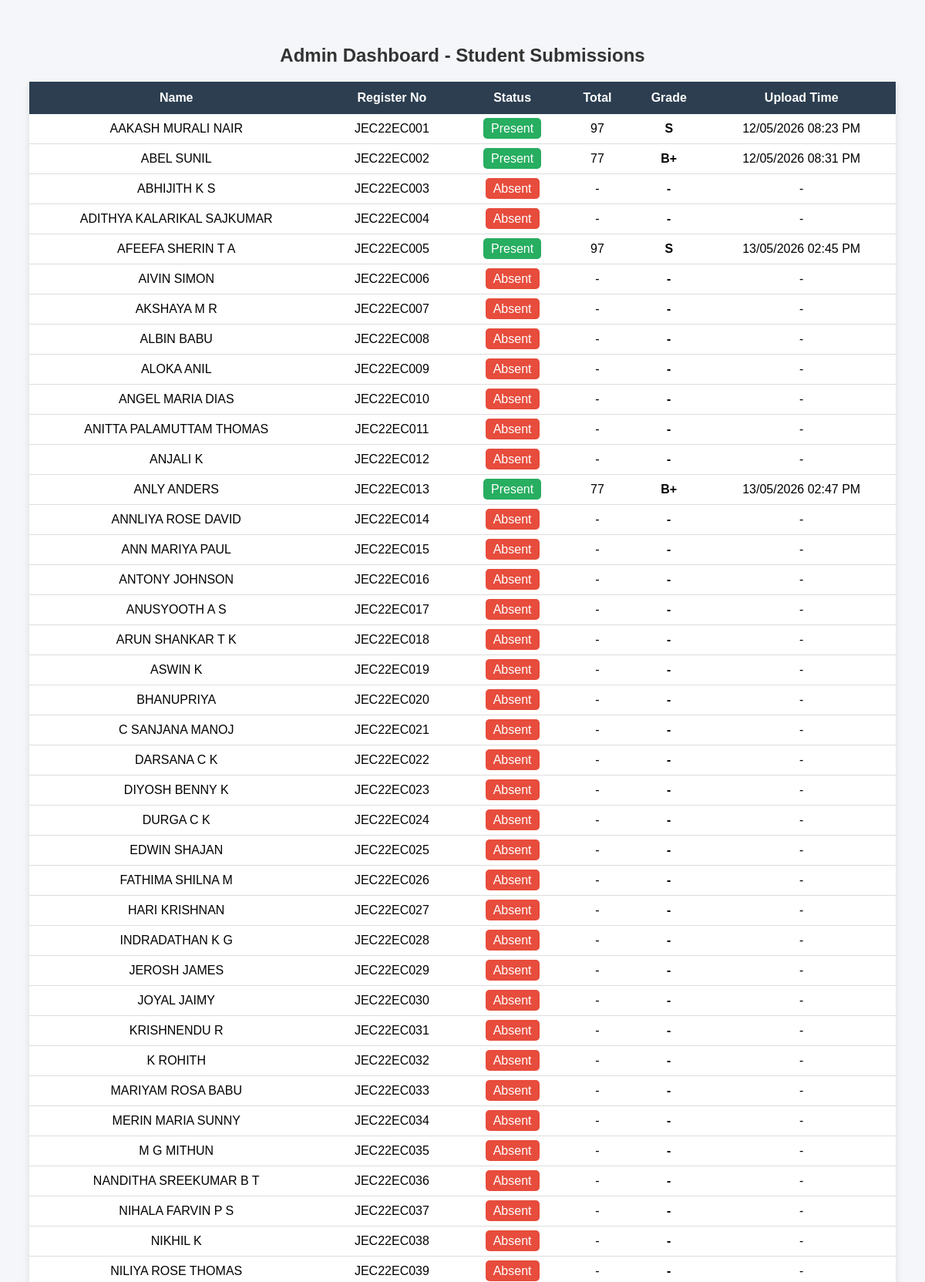
The app's page /admin/dashboard (upper part) with its own data.
### tables this page shows
CREATE TABLE results (
        id INTEGER PRIMARY KEY AUTOINCREMENT,
        user_id INTEGER,
        total INTEGER,
        percentage REAL,
        grade TEXT,
        details TEXT,
        timestamp TEXT,
        FOREIGN KEY(user_id) REFERENCES users(id)
    );

CREATE TABLE users (
        id INTEGER PRIMARY KEY AUTOINCREMENT,
        name TEXT,
        register_no TEXT UNIQUE,
        password TEXT,
        role TEXT
    );

### app.py (the view)
@app.route("/admin/dashboard")
def admin_dashboard():
    conn = sqlite3.connect("edutech.db")
    cursor = conn.cursor()
    cursor.execute("""
    SELECT users.name,
           users.register_no,
           CASE
               WHEN results.user_id IS NULL THEN 'Absent'
               ELSE 'Present'
           END AS status,
           results.total,
           results.grade,
           results.timestamp

    FROM users
    LEFT JOIN results
    ON users.id = results.user_id
    WHERE users.role='student'
    ORDER BY users.register_no
    """)
    data = cursor.fetchall()
    formatted_data = []
    for row in data:
        timestamp = row[5]
        if timestamp:
            dt = datetime.strptime(timestamp, "%Y-%m-%d %H:%M:%S")
            timestamp = dt.strftime("%d/%m/%Y %I:%M %p")
        else:
            timestamp = "-"
        formatted_data.append((
            row[0],  # name
            row[1],  # register_no
            row[2],  # status
            row[3],  # total
            row[4],  # grade
            timestamp
        ))
    conn.close()
    return render_template("admin_dashboard.html", data= formatted_data)

### templates/admin_dashboard.html (shortened to what this page needs)
<!DOCTYPE html>
<html>
<head>
</head>
<body>
<h2>Admin Dashboard - Student Submissions</h2>
<table>
<tr>
<th>Name</th>
<th>Register No</th>
<th>Status</th>
<th>Total</th>
<th>Grade</th>
<th>Upload Time</th>
</tr>
{% for row in data %}
<tr>
<td>{{ row[0] }}</td>
<td>{{ row[1] }}</td>
<td>
{% if row[2] == "Present" %}
<span class="present">Present</span>
{% else %}
<span class="absent">Absent</span>
{% endif %}
</td>
<td>{{ row[3] if row[3] else "-" }}</td>
<td class="grade">{{ row[4] if row[4] else "-" }}</td>
<td>{{ row[5] if row[5] else "Not Submitted" }}</td>
</tr>
{% endfor %}
</table>
</body>
</html>

### templates/admin_dashboard.html (style rules this page uses)
body { font-family: Arial; background:#f4f6f9; padding:30px; }
h2 { text-align:center; color:#333; }
table { width:100%; border-collapse:collapse; background:white; box-shadow:0 4px 10px rgba(0,0,0,0.1); }
th { background:#2c3e50; color:white; padding:12px; }
td { padding:10px; text-align:center; border-bottom:1px solid #ddd; }
.present { color:white; background:#27ae60; padding:5px 10px; border-radius:5px; }
.absent { color:white; background:#e74c3c; padding:5px 10px; border-radius:5px; }
.grade { font-weight:bold; }

### records on screen
results: name "AAKASH MURALI NAIR", register_no "JEC22EC001", shows "Present", total "97", grade "S", timestamp "12/05/2026 08:23 PM"
results: name "ABEL SUNIL", register_no "JEC22EC002", shows "Present", total "77", grade "B+", timestamp "12/05/2026 08:31 PM"
users: name "ABHIJITH K S", register_no "JEC22EC003", shows "Absent", row "-"
users: name "ADITHYA KALARIKAL SAJKUMAR", register_no "JEC22EC004", shows "Absent", row "-"
results: name "AFEEFA SHERIN T A", register_no "JEC22EC005", shows "Present", total "97", grade "S", timestamp "13/05/2026 02:45 PM"
users: name "AIVIN SIMON", register_no "JEC22EC006", shows "Absent", row "-"
users: name "AKSHAYA M R", register_no "JEC22EC007", shows "Absent", row "-"
users: name "ALBIN BABU", register_no "JEC22EC008", shows "Absent", row "-"
users: name "ALOKA ANIL", register_no "JEC22EC009", shows "Absent", row "-"
users: name "ANGEL MARIA DIAS", register_no "JEC22EC010", shows "Absent", row "-"
users: name "ANITTA PALAMUTTAM THOMAS", register_no "JEC22EC011", shows "Absent", row "-"
users: name "ANJALI K", register_no "JEC22EC012", shows "Absent", row "-"
results: name "ANLY ANDERS", register_no "JEC22EC013", shows "Present", total "77", grade "B+", timestamp "13/05/2026 02:47 PM"
users: name "ANNLIYA ROSE DAVID", register_no "JEC22EC014", shows "Absent", row "-"
users: name "ANN MARIYA PAUL", register_no "JEC22EC015", shows "Absent", row "-"
users: name "ANTONY JOHNSON", register_no "JEC22EC016", shows "Absent", row "-"
users: name "ANUSYOOTH A S", register_no "JEC22EC017", shows "Absent", row "-"
users: name "ARUN SHANKAR T K", register_no "JEC22EC018", shows "Absent", row "-"
users: name "ASWIN K", register_no "JEC22EC019", shows "Absent", row "-"
users: name "BHANUPRIYA", register_no "JEC22EC020", shows "Absent", row "-"
users: name "C SANJANA MANOJ", register_no "JEC22EC021", shows "Absent", row "-"
users: name "DARSANA C K", register_no "JEC22EC022", shows "Absent", row "-"
users: name "DIYOSH BENNY K", register_no "JEC22EC023", shows "Absent", row "-"
users: name "DURGA C K", register_no "JEC22EC024", shows "Absent", row "-"
users: name "EDWIN SHAJAN", register_no "JEC22EC025", shows "Absent", row "-"
users: name "FATHIMA SHILNA M", register_no "JEC22EC026", shows "Absent", row "-"
users: name "HARI KRISHNAN", register_no "JEC22EC027", shows "Absent", row "-"
users: name "INDRADATHAN K G", register_no "JEC22EC028", shows "Absent", row "-"
users: name "JEROSH JAMES", register_no "JEC22EC029", shows "Absent", row "-"
users: name "JOYAL JAIMY", register_no "JEC22EC030", shows "Absent", row "-"
users: name "KRISHNENDU R", register_no "JEC22EC031", shows "Absent", row "-"
users: name "K ROHITH", register_no "JEC22EC032", shows "Absent", row "-"
users: name "MARIYAM ROSA BABU", register_no "JEC22EC033", shows "Absent", row "-"
users: name "MERIN MARIA SUNNY", register_no "JEC22EC034", shows "Absent", row "-"
users: name "M G MITHUN", register_no "JEC22EC035", shows "Absent", row "-"
users: name "NANDITHA SREEKUMAR B T", register_no "JEC22EC036", shows "Absent", row "-"
users: name "NIHALA FARVIN P S", register_no "JEC22EC037", shows "Absent", row "-"
users: name "NIKHIL K", register_no "JEC22EC038", shows "Absent", row "-"
users: name "NILIYA ROSE THOMAS", register_no "JEC22EC039", shows "Absent", row "-"
